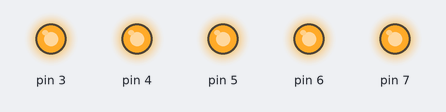
This sketch was run on a simulated Arduino Uno, built with avr-gcc and run on an emulated ATmega328P. Parts: output pins drawn as LEDs (lit = HIGH).

Above: at 0.3 s.
At 0.8 s:
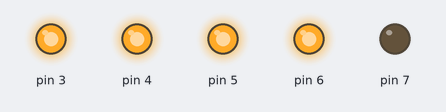
At 1.3 s:
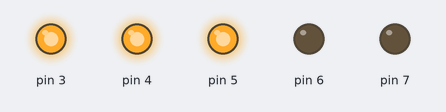
Timing chart, 0 to 2.8 s (numbered marks = the images above):
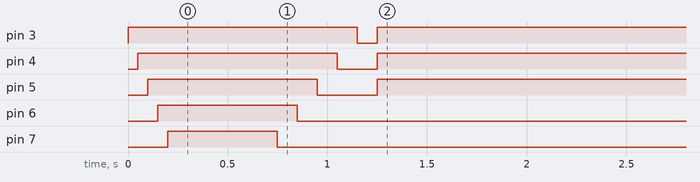

Measured:
- by itself, pin 3: HIGH → LOW at 1.2 s, → HIGH 0.10 s later
- by itself, pin 4: HIGH → LOW at 1.1 s, → HIGH 0.20 s later
- by itself, pin 5: HIGH → LOW at 0.95 s, → HIGH 0.30 s later

The sketch:

arduino.ino
```cpp
#define noPin 5;

int CPU_USAGE = 50;
void setup() {
  // put your setup code here, to run once:
  pinMode(3, OUTPUT);
  pinMode(4, OUTPUT);
  pinMode(5, OUTPUT);
  pinMode(6, OUTPUT);
  pinMode(7, OUTPUT);
  fancyStart();
}

void loop() {
  // put your main code here, to run repeatedly:
  if(CPU_USAGE <= 20){
    digitalWrite(3, HIGH);
    for (int thisPin = 4; thisPin < 8; thisPin++) {
      digitalWrite(thisPin, LOW);
    }
  };
  if((CPU_USAGE >= 21) && (CPU_USAGE <= 40 )){
    digitalWrite(3, HIGH);
    digitalWrite(4, HIGH);
    for (int thisPin = 5; thisPin < 8; thisPin++) {
      digitalWrite(thisPin, LOW);
    }
  }
  if((CPU_USAGE >= 41) && (CPU_USAGE <= 60 )){
    digitalWrite(3, HIGH);
    digitalWrite(4, HIGH);
    digitalWrite(5, HIGH);
    for (int thisPin = 6; thisPin < 8; thisPin++) {
      digitalWrite(thisPin, LOW);
    }
  }
  if((CPU_USAGE >= 61) && (CPU_USAGE <= 80 )){
    digitalWrite(3, HIGH);
    digitalWrite(4, HIGH);
    digitalWrite(5, HIGH);
    digitalWrite(6, HIGH);
    for (int thisPin = 7; thisPin < 8; thisPin++) {
      digitalWrite(thisPin, LOW);
    }
  }
   if(CPU_USAGE > 80){
    for (int thisPin = 3; thisPin < 8; thisPin++) {
      digitalWrite(thisPin, HIGH);
    }
  };
}
void fancyStart(){
   for (int thisPin = 3; thisPin < 8; thisPin++) {

    // turn the pin on:
    digitalWrite(thisPin, HIGH);
    delay(50);
  }
  delay(500);
  for(int endPin = 7 ; endPin >= 3; endPin--){
    digitalWrite(endPin, LOW);
    delay(100);
  }
}
```
